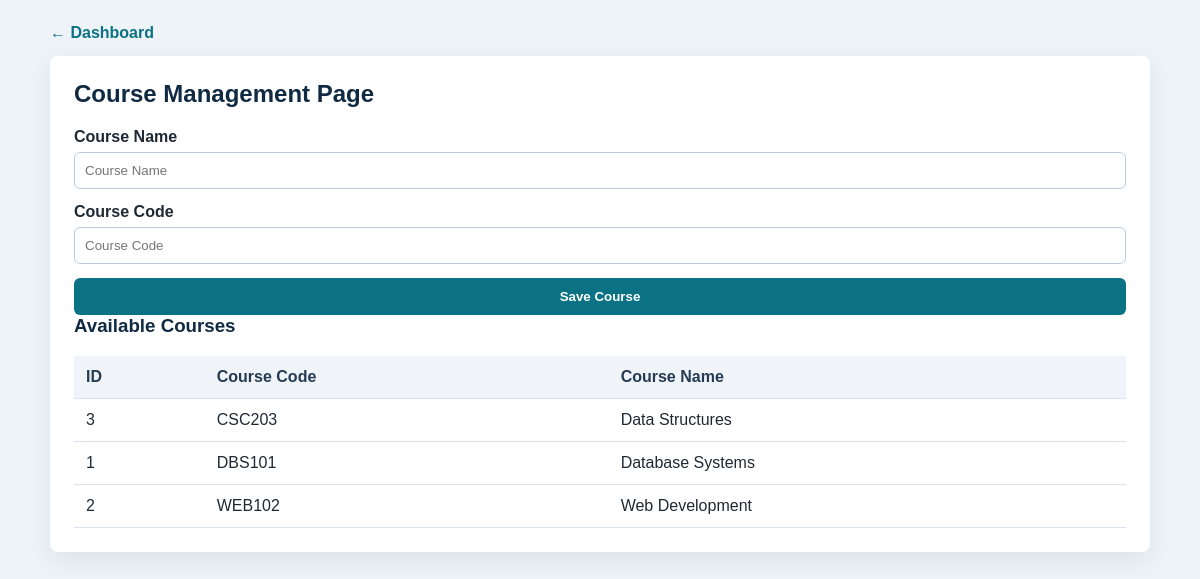
The page /courses/add_course.php (signed in) on the database its author committed.
### tables this page shows
CREATE TABLE courses (
    id INT AUTO_INCREMENT PRIMARY KEY,
    course_name VARCHAR(200),
    course_code VARCHAR(50)
);

### config/auth.php (called while the page is built, shortened)
<?php
function e($value) {
    return htmlspecialchars((string)$value, ENT_QUOTES, 'UTF-8');
}
?>

### courses/add_course.php (the view, shortened to what this page needs)
<?php
require_once '../config/auth.php';
include '../config/db.php';
$courses = mysqli_query($conn, "SELECT * FROM courses ORDER BY course_code");
?>
<!DOCTYPE html>
<html>
<head>
    <link rel="stylesheet" href="../assets/css/style.css">
</head>
<body>
<main class="page">
<a class="back-link" href="../dashboard.php">&larr; Dashboard</a>
<section class="panel">
<h2>Course Management Page</h2>
<form method="POST">
    <label>Course Name</label>
    <input type="text" name="course_name" placeholder="Course Name" required>
    <label>Course Code</label>
    <input type="text" name="course_code" placeholder="Course Code" required>
    <button type="submit" name="save">Save Course</button>
</form>
<h3>Available Courses</h3>
<table>
    <tr><th>ID</th><th>Course Code</th><th>Course Name</th></tr>
    <?php while($course = mysqli_fetch_assoc($courses)){ ?>
    <tr>
        <td><?php echo e($course['id']); ?></td>
        <td><?php echo e($course['course_code']); ?></td>
        <td><?php echo e($course['course_name']); ?></td>
    </tr>
    <?php } ?>
</table>
</section>
</main>
</body>
</html>

### assets/css/style.css (style rules this page uses)
body { font-family: Arial, sans-serif; background: #eef3f7; color: #1f2933; margin: 0; padding: 24px; }
.page { max-width: 1100px; margin: 0 auto; }
.panel { background: #fff; border-radius: 8px; box-shadow: 0 8px 24px rgba(31, 41, 51, 0.08); margin-bottom: 20px; padding: 24px; }
h1, h2, h3 { color: #102a43; margin-top: 0; }
label { display: block; font-weight: 700; margin-bottom: 6px; }
input, select { border: 1px solid #bcccdc; border-radius: 6px; box-sizing: border-box; width: 100%; padding: 10px; margin-bottom: 14px; }
.button, button { background: #0b7285; border-radius: 6px; color: white; border: none; cursor: pointer; display: inline-block; font-weight: 700; padding: 11px 16px; text-align: center; text-decoration: none; }
button { width: 100%; }
.back-link { color: #0b7285; display: inline-block; font-weight: 700; margin-bottom: 14px; text-decoration: none; }
table { border-collapse: collapse; width: 100%; }
th, td { border-bottom: 1px solid #d9e2ec; padding: 12px; text-align: left; }
th { background: #f0f4f8; color: #243b53; }

### rows shown on the page
courses: id "3", course_code "CSC203", course_name "Data Structures"
courses: id "1", course_code "DBS101", course_name "Database Systems"
courses: id "2", course_code "WEB102", course_name "Web Development"
